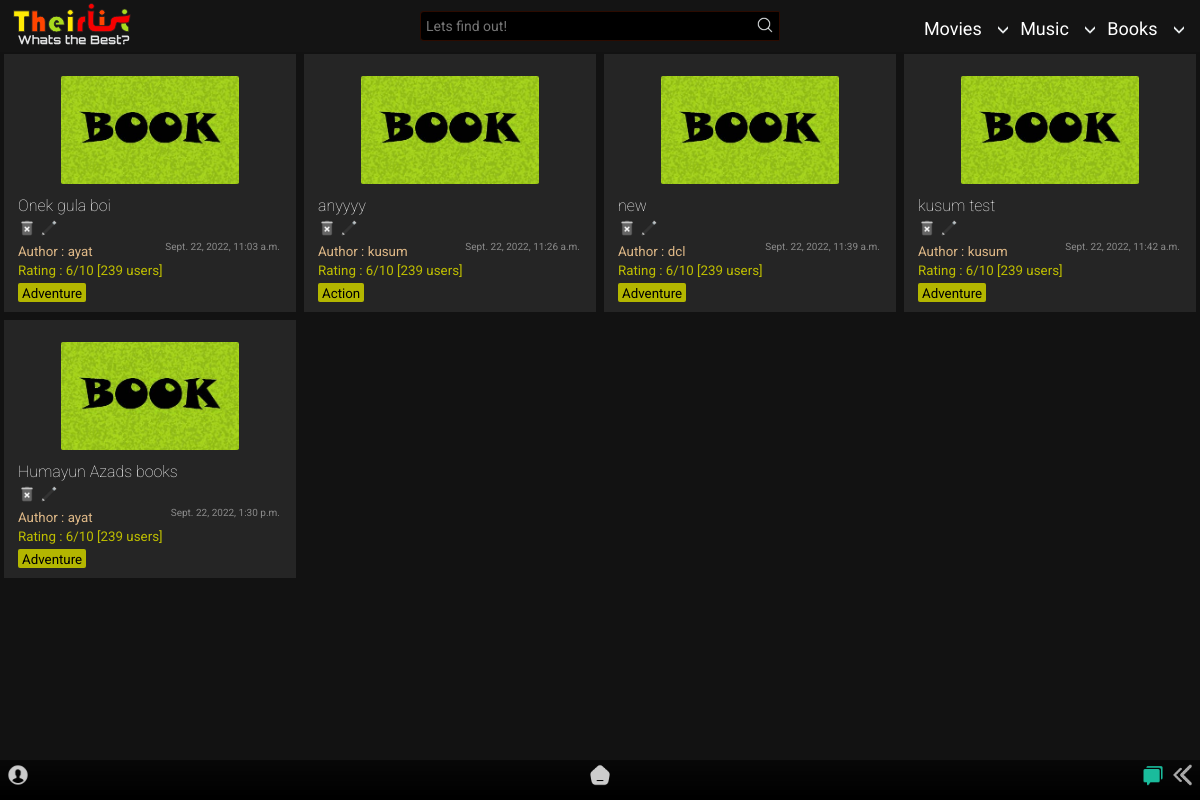
Page /home/book/ on the earlier database version.
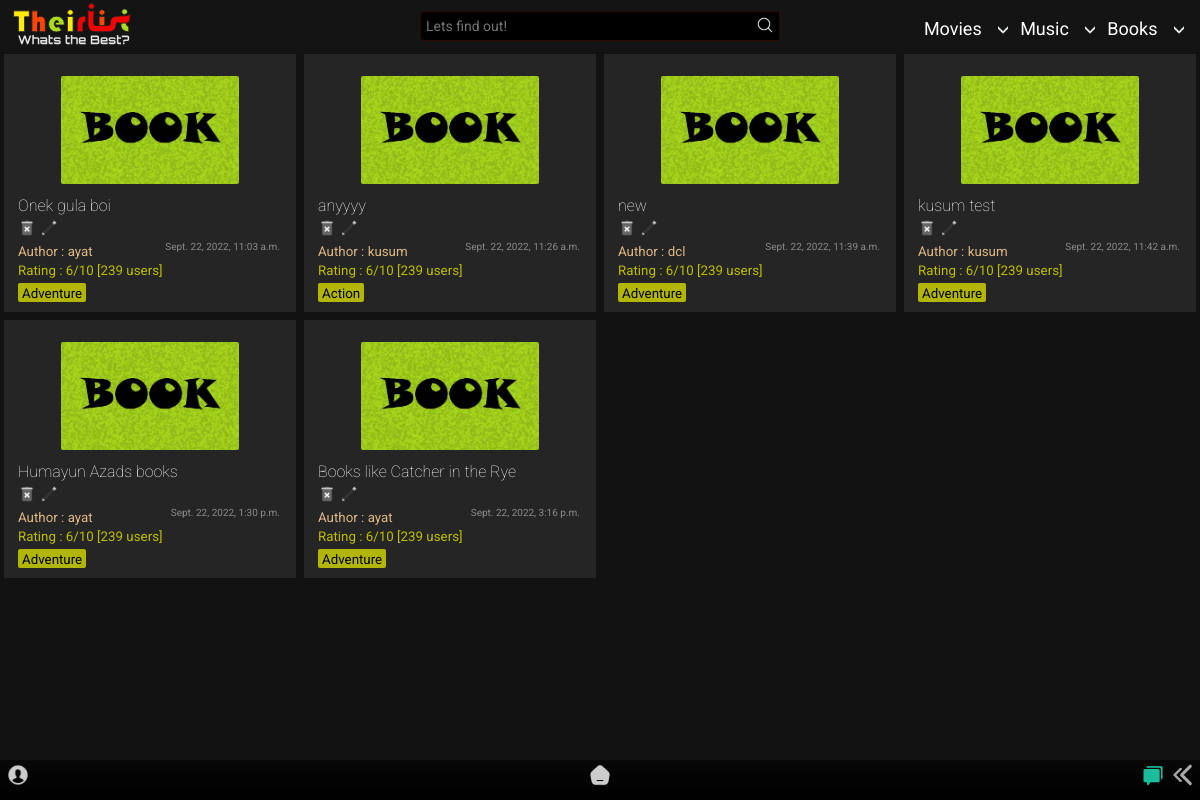
Same page on the later database version.
### app/models.py (models this page shows, shortened)
class BookList(models.Model):
    title = models.CharField(max_length=65)
    creator = models.ForeignKey(User,on_delete=models.SET_NULL,blank=True, null=True)
    genre = models.ManyToManyField('BookGenre')
    posted = models.DateTimeField(auto_now_add=True)
    content = RichTextField(null=True,default=' ')
    type = models.CharField(max_length=10,default="book")
    slug = models.SlugField(max_length= 300,null=True, blank = True, unique=True)

class BookGenre(models.Model):
    name = models.CharField(max_length=150)
    def __str__(self):
        return self.name

### app/views.py (the view)
# urls.py: path('book/',views.book, name='book'),
def book(request,query=None):
    if not query:
        qs = BookList.objects.all()
    else:
        qs = BookList.objects.filter(genre__name__icontains=query)
    return render(request, 'app/book.html', {'query': qs, 'result' : query} )

### templates/app/book.html (shortened to what this page needs)
{% extends "index.html" %}
{% load static %}
{% block content %}
<section>
    <div class="contain-sec" id="contain-sec">
      {% for film in query %}
      <div class="elements">
        <div class="thumb">
          <img src="{% static 'app/images/book-poster.jpg' %}" width="100px" />
        </div>
        <div class="Title">
          <a href="{% url 'app:booklist_detail' film.id %}"><h4 class="tit">{{film.title}}</h4></a>
          {% if user.id == film.creator.id %}
          <a href="{% url 'app:delete_book' film.slug %}"><img src ="{% static 'app/images/delete.png' %}"></a>
          <a href="{% url 'app:update_booklist' film.slug %}"><img src ="{% static 'app/images/edit.png' %}"></a>
          {% else %}
          <img src ="{% static 'app/images/delete-dis.png' %}">
          <img src ="{% static 'app/images/edit-dis.png' %}">
          {% endif %}
        </div>
        <div class="Author">
          <small>Author : {{film.creator.username}}<span>{{film.posted}}</span></small>
        </div>
        <div class="rating"><small>Rating : 6/10 [239 users]</small></div>
          {% for tag in film.genre.all %}
          <div class="Genre">
          <small>{{ tag }}</small>
          </div>
            {% empty %}
            No tags!
          {% endfor %}
      </div>
      {% endfor %}
    </div>
  </section>
{% endblock content %}

Differences in the rows shown:
added BookList: title "Books like Catcher in the Rye", creator.username "ayat", posted "Sept. 22, 2022, 3:16 p.m.", BookGenre (name "Adventure")
